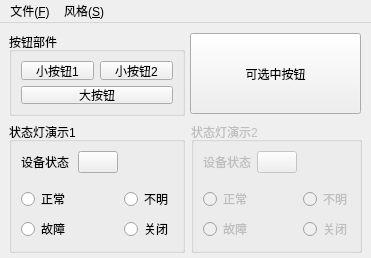
<?xml version="1.0" encoding="UTF-8"?>
<ui version="4.0">
 <class>StyleMainWindow</class>
 <widget class="QMainWindow" name="StyleMainWindow">
  <property name="geometry">
   <rect>
    <x>0</x>
    <y>0</y>
    <width>371</width>
    <height>258</height>
   </rect>
  </property>
  <property name="windowTitle">
   <string>MainWindow</string>
  </property>
  <widget class="QWidget" name="centralwidget">
   <widget class="QGroupBox" name="groupBox">
    <property name="geometry">
     <rect>
      <x>9</x>
      <y>9</y>
      <width>176</width>
      <height>84</height>
     </rect>
    </property>
    <property name="title">
     <string>按钮部件</string>
    </property>
    <layout class="QGridLayout" name="gridLayout">
     <item row="0" column="0">
      <widget class="QPushButton" name="pushButton">
       <property name="text">
        <string>小按钮1</string>
       </property>
      </widget>
     </item>
     <item row="0" column="1">
      <widget class="QPushButton" name="pushButton_2">
       <property name="text">
        <string>小按钮2</string>
       </property>
      </widget>
     </item>
     <item row="1" column="0" colspan="2">
      <widget class="QPushButton" name="pushButton_3">
       <property name="sizePolicy">
        <sizepolicy hsizetype="Minimum" vsizetype="Expanding">
         <horstretch>0</horstretch>
         <verstretch>0</verstretch>
        </sizepolicy>
       </property>
       <property name="text">
        <string>大按钮</string>
       </property>
      </widget>
     </item>
    </layout>
   </widget>
   <widget class="QPushButton" name="pushButton_4">
    <property name="geometry">
     <rect>
      <x>190</x>
      <y>10</y>
      <width>171</width>
      <height>81</height>
     </rect>
    </property>
    <property name="text">
     <string>可选中按钮</string>
    </property>
    <property name="checkable">
     <bool>true</bool>
    </property>
   </widget>
   <widget class="QGroupBox" name="groupBox_2">
    <property name="geometry">
     <rect>
      <x>9</x>
      <y>99</y>
      <width>176</width>
      <height>131</height>
     </rect>
    </property>
    <property name="title">
     <string>状态灯演示1</string>
    </property>
    <layout class="QGridLayout" name="gridLayout_2">
     <item row="3" column="0">
      <widget class="QRadioButton" name="radioButton">
       <property name="text">
        <string>正常</string>
       </property>
      </widget>
     </item>
     <item row="3" column="2">
      <widget class="QRadioButton" name="radioButton_2">
       <property name="text">
        <string>不明</string>
       </property>
      </widget>
     </item>
     <item row="4" column="0">
      <widget class="QRadioButton" name="radioButton_5">
       <property name="text">
        <string>故障</string>
       </property>
      </widget>
     </item>
     <item row="4" column="2">
      <widget class="QRadioButton" name="radioButton_3">
       <property name="text">
        <string>关闭</string>
       </property>
      </widget>
     </item>
     <item row="2" column="0">
      <spacer name="verticalSpacer">
       <property name="orientation">
        <enum>Qt::Vertical</enum>
       </property>
       <property name="sizeHint" stdset="0">
        <size>
         <width>20</width>
         <height>40</height>
        </size>
       </property>
      </spacer>
     </item>
     <item row="0" column="0">
      <widget class="QLabel" name="label">
       <property name="text">
        <string>设备状态：</string>
       </property>
      </widget>
     </item>
     <item row="0" column="1">
      <widget class="QPushButton" name="pushButton_5">
       <property name="text">
        <string/>
       </property>
      </widget>
     </item>
    </layout>
   </widget>
   <widget class="QGroupBox" name="groupBox_3">
    <property name="enabled">
     <bool>false</bool>
    </property>
    <property name="geometry">
     <rect>
      <x>191</x>
      <y>99</y>
      <width>171</width>
      <height>131</height>
     </rect>
    </property>
    <property name="title">
     <string>状态灯演示2</string>
    </property>
    <layout class="QGridLayout" name="gridLayout_3">
     <item row="3" column="0">
      <widget class="QRadioButton" name="radioButton_4">
       <property name="text">
        <string>正常</string>
       </property>
      </widget>
     </item>
     <item row="3" column="2">
      <widget class="QRadioButton" name="radioButton_6">
       <property name="text">
        <string>不明</string>
       </property>
      </widget>
     </item>
     <item row="4" column="0">
      <widget class="QRadioButton" name="radioButton_7">
       <property name="text">
        <string>故障</string>
       </property>
      </widget>
     </item>
     <item row="4" column="2">
      <widget class="QRadioButton" name="radioButton_8">
       <property name="text">
        <string>关闭</string>
       </property>
      </widget>
     </item>
     <item row="2" column="0">
      <spacer name="verticalSpacer_2">
       <property name="orientation">
        <enum>Qt::Vertical</enum>
       </property>
       <property name="sizeHint" stdset="0">
        <size>
         <width>20</width>
         <height>40</height>
        </size>
       </property>
      </spacer>
     </item>
     <item row="0" column="0">
      <widget class="QLabel" name="label_2">
       <property name="text">
        <string>设备状态：</string>
       </property>
      </widget>
     </item>
     <item row="0" column="1">
      <widget class="QPushButton" name="pushButton_6">
       <property name="text">
        <string/>
       </property>
      </widget>
     </item>
    </layout>
   </widget>
  </widget>
  <widget class="QMenuBar" name="menubar">
   <property name="geometry">
    <rect>
     <x>0</x>
     <y>0</y>
     <width>371</width>
     <height>19</height>
    </rect>
   </property>
   <widget class="QMenu" name="menu_F">
    <property name="title">
     <string>文件(&amp;F)</string>
    </property>
    <addaction name="action_X"/>
   </widget>
   <widget class="QMenu" name="menu_S">
    <property name="title">
     <string>风格(&amp;S)</string>
    </property>
    <addaction name="action_1"/>
    <addaction name="action_2"/>
    <addaction name="action_3"/>
   </widget>
   <addaction name="menu_F"/>
   <addaction name="menu_S"/>
  </widget>
  <action name="action_X">
   <property name="text">
    <string>退出(&amp;X)</string>
   </property>
  </action>
  <action name="action_1">
   <property name="text">
    <string>风格1</string>
   </property>
  </action>
  <action name="action_2">
   <property name="text">
    <string>风格2</string>
   </property>
  </action>
  <action name="action_3">
   <property name="text">
    <string>风格3</string>
   </property>
  </action>
 </widget>
 <resources/>
 <connections/>
</ui>
